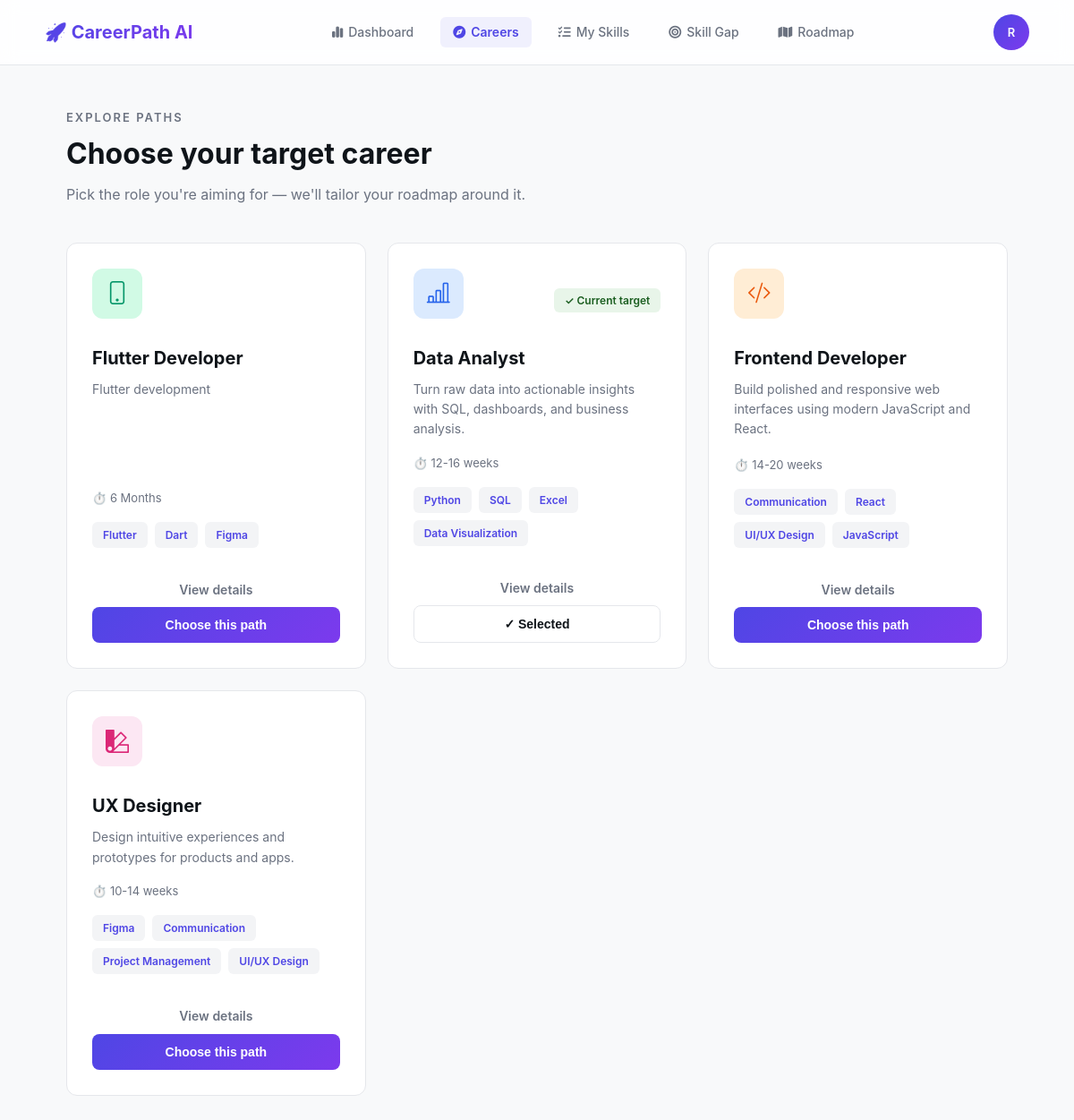
Page /careers/ (signed in) on the committed database.
### accounts/models.py (models this page shows, shortened)
class User(AbstractUser):
    full_name = models.CharField(max_length=150, blank=True, null=True, verbose_name="Full Name")
    email = models.EmailField(unique=True, verbose_name="Email Address")

### careers/models.py (models this page shows, shortened)
class Career(models.Model):
    title           = models.CharField(max_length=150, unique=True)
    description     = models.TextField()
    required_skills = models.ManyToManyField(Skill, through='CareerSkill', related_name='careers')
    estimated_time  = models.CharField(max_length=50, default='6 Months')
    icon = models.CharField(max_length=30, default='bi-briefcase', blank=True)
    icon_color = models.CharField(max_length=10, choices=ICON_COLOR_CHOICES, default='default')

### skills/models.py (models this page shows, shortened)
class Skill(models.Model):
    name = models.CharField(max_length=100, unique=True)
    category = models.CharField(max_length=100, blank=True, null=True) # Technical, Soft Skill

### careers/views.py (the view)
# urls.py: path('', views.career_list, name='list'),
@login_required
def career_list(request):
    careers = Career.objects.all().prefetch_related('required_skills')
    try:
        selected_id = UserRoadmap.objects.get(user=request.user).career_id
    except UserRoadmap.DoesNotExist:
        selected_id = None
    return render(request, 'careers/careers.html', {
        'careers':     careers,
        'selected_id': selected_id,
    })

### careers/templates/careers/careers.html (shortened to what this page needs)
{% extends 'dashboard/base.html' %}
{% block content %}
<div class="container">
  <div class="page-header">
    <div class="page-eyebrow">Explore paths</div>
    <h1 class="page-title">Choose your target career</h1>
    <p class="page-subtitle">Pick the role you're aiming for — we'll tailor your roadmap around it.</p>
  </div>
  {% if careers %}
  <div class="grid">
    {% for career in careers %}
    <div class="career-card">
      <div class="flex-between" style="margin-bottom: 12px;">
      <div class="career-icon-badge icon-bg-{{ career.icon_color }}">
        <i class="bi {{ career.icon }}"></i>
      </div>
        {% if career.id == selected_id %}
        <span class="badge badge-success">✓ Current target</span>
        {% endif %}
      </div>
      <div class="career-title">{{ career.title }}</div>
      <div class="career-desc">{{ career.description|truncatewords:25 }}</div>
      <div class="career-meta">⏱️ {{ career.estimated_time }}</div>
      <div class="skill-tags">
        {% for skill in career.required_skills.all|slice:":4" %}
        <span class="skill-tag">{{ skill.name }}</span>
        {% endfor %}
      </div>
      <a href="{% url 'careers:detail' career.id %}" class="btn-ghost btn-full" style="margin-top: 8px;">View
        details</a>
      <form method="post" action="{% url 'careers:choose' career.id %}" style="margin-top: auto;">
        {% if career.id == selected_id %}
        <button type="submit" class="btn-secondary btn-full" disabled>✓ Selected</button>
        {% else %}
        <button type="submit" class="btn-primary btn-full">Choose this path</button>
        {% endif %}
      </form>
    </div>
    {% endfor %}
  </div>
  {% endif %}
</div>
{% endblock %}

### dashboard/templates/dashboard/base.html (shortened to what this page needs)
{% load static %}
<!DOCTYPE html>
<html lang="en">
<head>
  <link rel="stylesheet" href="https://cdn.jsdelivr.net/npm/bootstrap-icons@1.11.3/font/bootstrap-icons.css">
  <link rel="stylesheet" href="https://cdnjs.cloudflare.com/ajax/libs/font-awesome/6.4.0/css/all.min.css">
  <link rel="stylesheet" href="{% static 'css/style.css' %}">
</head>
<body>
  {% if user.is_authenticated %}
  <nav class="navbar">
    <div class="flex-between" style="width: 100%; max-width: 1100px; margin: 0 auto; display: flex; justify-content: space-between; align-items: center; position: relative;">
      <a href="/dashboard/" class="logo">🚀 CareerPath AI</a>
      <div class="nav-links" id="navLinks">
        <a href="/dashboard/" class="{% if request.path == '/dashboard/' or request.path == '/dashboard' %}active{% endif %}">
          <i class="fa-solid fa-chart-simple" style="margin-right: 6px;"></i> Dashboard
        </a>
        <a href="/careers/" class="{% if 'careers' in request.path %}active{% endif %}">
          <i class="fa-solid fa-compass" style="margin-right: 6px;"></i> Careers
        </a>
        <a href="{% url 'skills:manage_skills' %}" class="{% if 'skills' in request.path %}active{% endif %}">
          <i class="fa-solid fa-list-check" style="margin-right: 6px;"></i> My Skills
        </a>
        <a href="/analysis/" class="{% if 'analysis' in request.path %}active{% endif %}">
          <i class="fa-solid fa-bullseye" style="margin-right: 6px;"></i> Skill Gap
        </a>
        <a href="/roadmap/" class="{% if 'roadmap' in request.path %}active{% endif %}">
          <i class="fa-solid fa-map" style="margin-right: 6px;"></i> Roadmap
        </a>
      </div>
      <div class="nav-user" style="display: flex; align-items: center; gap: 16px;">
        <div class="user-menu">
          <button class="avatar" onclick="toggleUserMenu()" style="border:none; cursor:pointer;">
            {{ user.username|slice:":1"|upper }}
          </button>
        </div>
      </div>
    </div>
  </nav>
  {% endif %}
  <main>
    {% block content %}{% endblock %}
  </main>
</body>
</html>

### rows in the picture
User: username "R"
Career: title "Flutter Developer", description "Flutter development", estimated_time "6 Months", shows "Choose this path"
Skill: name "Flutter"
Skill: name "Dart"
Skill: name "Figma"
Career: shows "✓ Current target", title "Data Analyst", description "Turn raw data into actionable insights with SQL, dashboards, and business analysis.", estimated_time "12-16 weeks", shows "✓ Selected"
Skill: name "Python"
Skill: name "SQL"
Skill: name "Excel"
Skill: name "Data Visualization"
Career: title "Frontend Developer", description "Build polished and responsive web interfaces using modern JavaScript and React.", estimated_time "14-20 weeks", shows "Choose this path"
Skill: name "Communication"
Skill: name "React"
Skill: name "UI/UX Design"
Skill: name "JavaScript"
Career: title "UX Designer", description "Design intuitive experiences and prototypes for products and apps.", estimated_time "10-14 weeks", shows "Choose this path"
Skill: name "Project Management"
